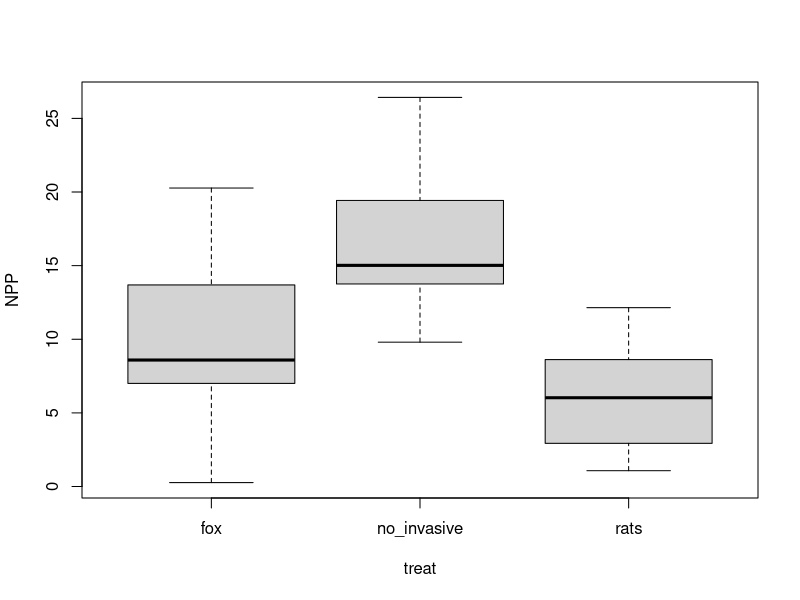
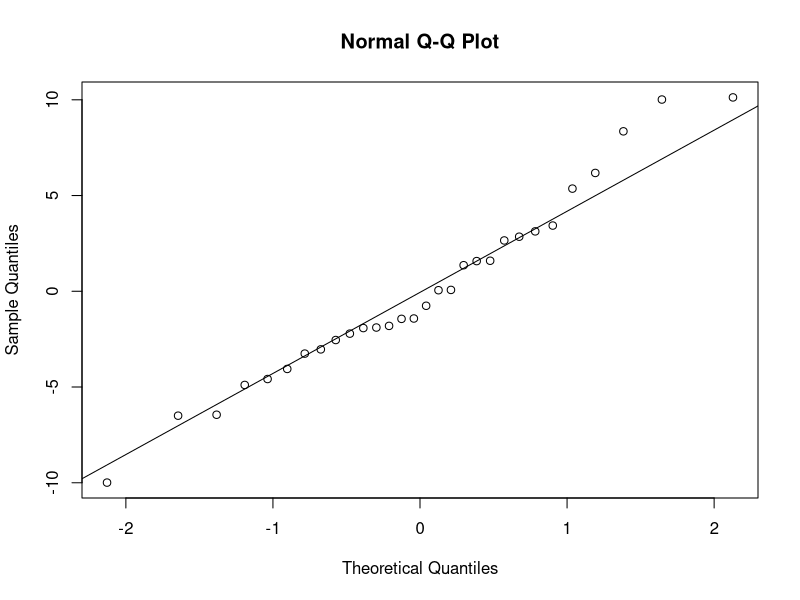
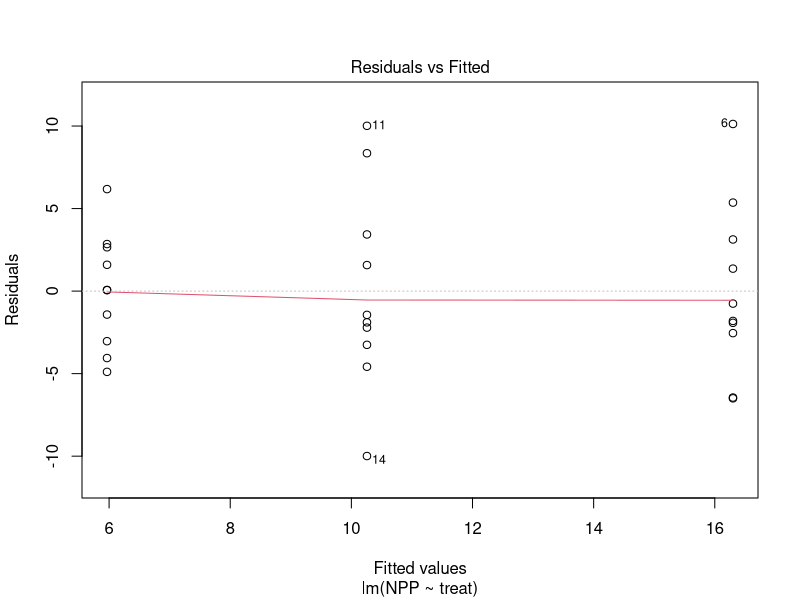
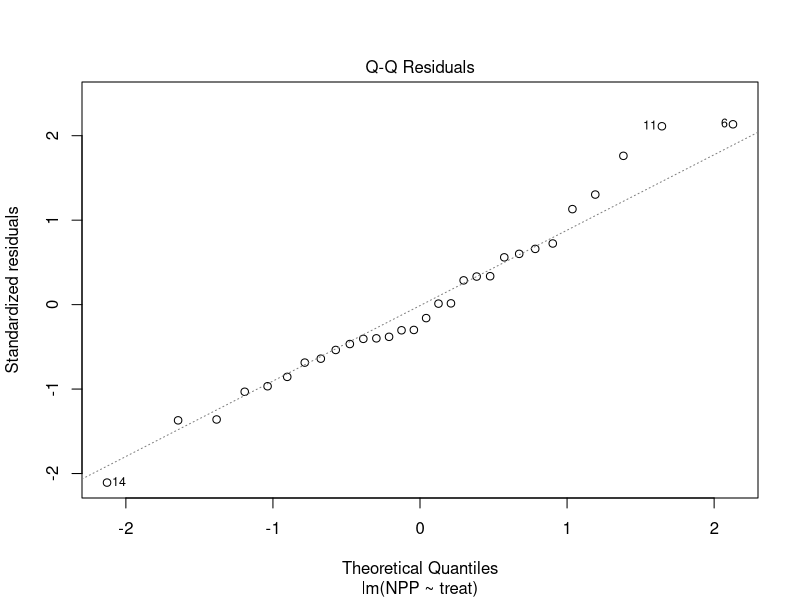
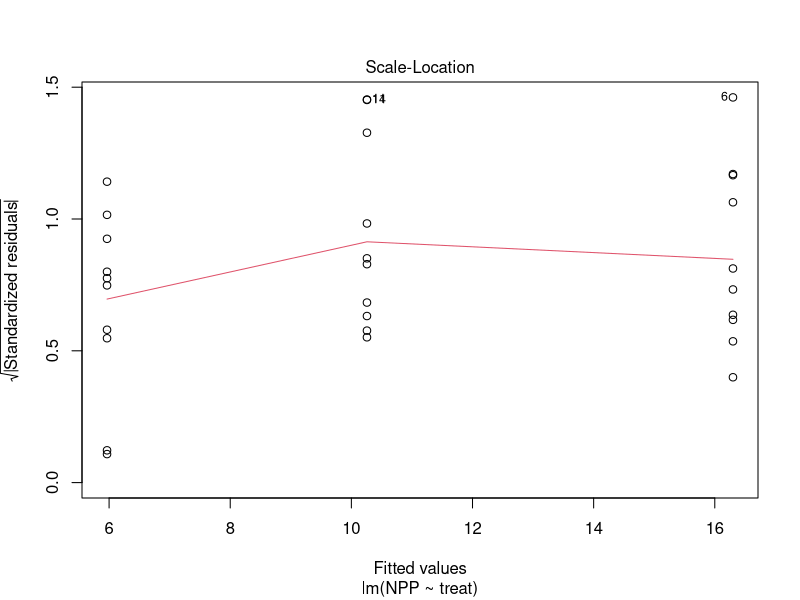
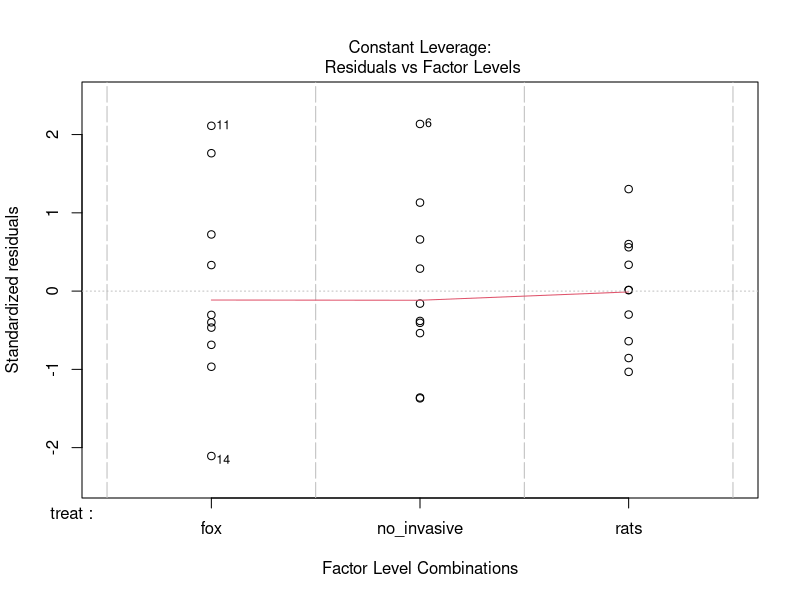
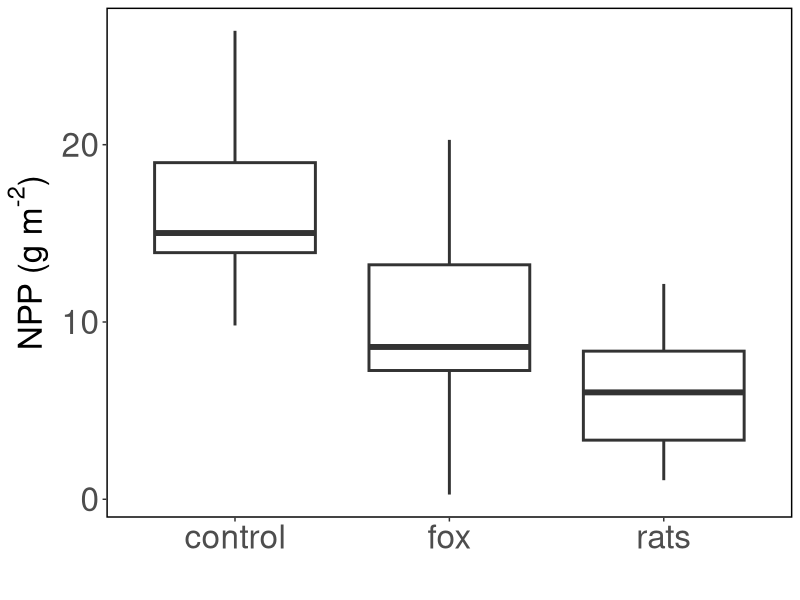

Source code (R) for these figures, in order:
### ANOVA & multiple comparisons ###

library(here)
library(tidyverse)

## Load Lect07 data
dat.aov <- read.csv(here("data", "Lect07_data.csv"), header = TRUE)

## basic boxplot
boxplot(NPP ~ treat, data = dat.aov)

## fancier boxplot
# Order the categories manually
dat.aov$trts <- factor(dat.aov$treat, levels = c("no_invasive", "fox", "rats"), labels = c("control", "fox", "rats"))
aov.box <- dat.aov %>% ggplot(aes(x = trts, y = NPP)) +
                       geom_boxplot(size = 1) +
                       ylab(expression("NPP (g"~m^"-2"*")")) +
                       xlab("") +
                       theme_bw() +
                       theme(axis.text = element_text(size = 24),
                             axis.title = element_text(size = 24),
                             panel.grid.major = element_blank(),
                             panel.grid.minor = element_blank(),
                             panel.border = element_rect(colour = "black", fill = NA, size = 1))

ggsave(aov.box, file = "anova_box.pdf", path = here("plots"), width = 10, height = 10, units = "in")

## Check sample sizes and groups
summary(dat.aov)

## Run model
# using aov
mod.aov <- aov(NPP ~ treat, data = dat.aov)
summary(mod.aov)

# using lm
mod.lm <- lm(NPP ~ treat, data = dat.aov)
summary(mod.lm)

## Check assumptions
# Normality
qqnorm(resid(mod.lm))
qqline(resid(mod.lm))

# Variance
plot(mod.lm)

## Post-hoc comparisons
# Tukey's HSD
# Note the TukeyHSD function requires an aov object (will not accept lm)
TukeyHSD(mod.aov, "treat")

# Bonferroni
pairwise.t.test(dat.aov$NPP, dat.aov$treat, p.adjust="bonferroni")
